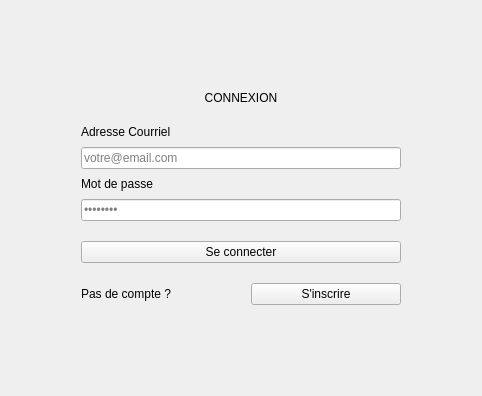
<?xml version="1.0" encoding="UTF-8"?>
<ui version="4.0">
 <class>Form</class>
 <widget class="QWidget" name="Form">
  <property name="windowTitle">
   <string>Connexion</string>
  </property>
  <layout class="QVBoxLayout" name="mainVerticalLayout">
   <item>
    <spacer name="topSpacer">
     <property name="orientation"><enum>Qt::Vertical</enum></property>
     <property name="sizeHint" stdset="0"><size><width>20</width><height>40</height></size></property>
    </spacer>
   </item>
   <item>
    <layout class="QHBoxLayout" name="centerHorizontalLayout">
     <item>
      <spacer name="leftSpacer">
       <property name="orientation"><enum>Qt::Horizontal</enum></property>
       <property name="sizeHint" stdset="0"><size><width>40</width><height>20</height></size></property>
      </spacer>
     </item>
     <item>
      <widget class="QFrame" name="login_card">
       <property name="minimumSize"><size><width>380</width><height>0</height></size></property>
       <property name="maximumSize"><size><width>400</width><height>16777215</height></size></property>
       <layout class="QVBoxLayout" name="formLayout">
        <property name="spacing"><number>20</number></property>
        <property name="leftMargin"><number>30</number></property>
        <property name="topMargin"><number>40</number></property>
        <property name="rightMargin"><number>30</number></property>
        <property name="bottomMargin"><number>40</number></property>
        <item>
         <widget class="QLabel" name="lbl_title"><property name="text"><string>CONNEXION</string></property><property name="alignment"><set>Qt::AlignCenter</set></property></widget>
        </item>
        <item>
         <layout class="QVBoxLayout" name="inputsLayout">
          <property name="spacing"><number>8</number></property>
          <item><widget class="QLabel" name="lbl_email"><property name="text"><string>Adresse Courriel</string></property></widget></item>
          <item><widget class="QLineEdit" name="input_email"><property name="placeholderText"><string>votre@email.com</string></property></widget></item>
          <item><widget class="QLabel" name="lbl_password"><property name="text"><string>Mot de passe</string></property></widget></item>
          <item><widget class="QLineEdit" name="input_password"><property name="echoMode"><enum>QLineEdit::Password</enum></property><property name="placeholderText"><string>••••••••</string></property></widget></item>
         </layout>
        </item>
        <item>
         <widget class="QPushButton" name="btn_submit"><property name="text"><string>Se connecter</string></property></widget>
        </item>
        <item>
         <layout class="QHBoxLayout" name="footerLayout">
          <item><widget class="QLabel" name="lbl_footer"><property name="text"><string>Pas de compte ?</string></property></widget></item>
          <item><widget class="QPushButton" name="btn_goto_signup"><property name="text"><string>S'inscrire</string></property></widget></item>
         </layout>
        </item>
       </layout>
      </widget>
     </item>
     <item>
      <spacer name="rightSpacer">
       <property name="orientation"><enum>Qt::Horizontal</enum></property>
       <property name="sizeHint" stdset="0"><size><width>40</width><height>20</height></size></property>
      </spacer>
     </item>
    </layout>
   </item>
   <item>
    <spacer name="bottomSpacer">
     <property name="orientation"><enum>Qt::Vertical</enum></property>
     <property name="sizeHint" stdset="0"><size><width>20</width><height>40</height></size></property>
    </spacer>
   </item>
  </layout>
 </widget>
</ui>
